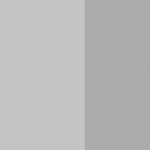
#> input picture Input Data/OTSU2class-edge_L-150x150.png, 150 x 150 px, found by its file name
$ python main.py
#> lines starting #> are read from the running program, lines starting #| are printed output that depends on the picture; after the words box and inside, x2 and y2 are one past the last pixel; in counts of white or black regions, pixels touching at a corner belong together
import cv2 as cv
import numpy as np
import os

# *****two class otsu*****
# --- for calculating the overlap between classes
# the threshold should minimize overlap
def o2_calc_variability(image, thres):
    # creating a threshold image from the image
    var_imag = np.zeros(image.shape)
    var_imag[image>thres] = 1

    # dividing the image into two classes
    pixels_above = image[var_imag == 1]
    pixels_below = image[var_imag == 0]

    # number of pixels for probability calculation
    num_total = image.size
    num_above = np.count_nonzero(var_imag == 1)

    # probability of pixel being in a class = number of pixels in class / total number of pixels
    p_above = num_above / num_total
    p_below = 1 - p_above

    # variance calculated with np.var()
    # if there are no pixels above or below the threshold, set the variance to 0 instead
    var_above = np.var(pixels_above) if len(pixels_above) > 0 else 0
    var_below = np.var(pixels_below) if len(pixels_below) > 0 else 0

    # returning the overlap between classes
    overlap = var_above*p_above + var_below*p_below
    return overlap

# ---for finding the best threshold
def o2_threshold_finding(image):
    # the range is 0 to the greatest value in the image
    t_range = range(np.max(image))
    criterias = []

    for value in t_range:
        criterias.append(o2_calc_variability(image, value))

    best_threshold = t_range[np.argmin(criterias)]

    return best_threshold

# ---main otsu with two classes method
def o2(image):
    gray_image = cv.cvtColor(image, cv.COLOR_BGR2GRAY)
    best_threshold = o2_threshold_finding(gray_image)

    # create the threshold image
    var_imag = np.zeros(gray_image.shape)
    var_imag[gray_image>best_threshold] = 1

    return var_imag


# *****multi class otsu*****
# for three classes
# ---calculate the variance for one threshold
# three classes, three things summed
def omulti_calc_variance(image, thres1, thres2):
    # thres1 is the smaller threshold
    if thres1 > thres2:
        return -1

    # thresholding image
    var_imag = np.zeros(image.shape)
    var_imag[image>thres1] = 1
    var_imag[image>thres2] = 2

    # dividing image into three classes
    pixels_1 = image[var_imag == 0]
    pixels_2 = image[var_imag == 1]
    pixels_3 = image[var_imag == 2]

    # pixel counts
    num_total = image.size
    num_class2 = np.count_nonzero(var_imag == 1)
    num_class3 = np.count_nonzero(var_imag == 2)
    num_class1 = num_total - num_class2 - num_class3

    # calculating probabilities
    p_1 = num_class1 / num_total
    p_2 = num_class2 / num_total
    p_3 = num_class3 / num_total

    # variability for the classes
    v_1 = np.var(pixels_1) if len(pixels_1) > 0 else 0
    v_2 = np.var(pixels_2) if len(pixels_2) > 0 else 0
    v_3 = np.var(pixels_3) if len(pixels_3) > 0 else 0
    v_img = np.var(image) if len(image) > 0 else 0

    # between class variance (sum of probability(vari - varimg)^2 for all classes k)
    variance = p_1*(v_1 - v_img)*(v_1 - v_img)  + p_2*(v_2 - v_img)*(v_2 - v_img) + p_3*(v_3 - v_img)*(v_3 - v_img)

    return variance


def omulti_threshold_finding(image):
    t_limit = range(np.max(image))
    maxVar = 0
    op_thres1 = 0
    op_thres2 = 0

    # for every combination of thresholds
    for t in t_limit:
        for t2 in t_limit:
            curVar = omulti_calc_variance(image, t, t2)
            if curVar > maxVar:
                maxVar = curVar
                op_thres1 = t
                op_thres2 = t2

    return op_thres1, op_thres2


def omulti(image):
    gray_image = cv.cvtColor(image, cv.COLOR_BGR2GRAY)
    thres1, thres2 = omulti_threshold_finding(gray_image)

    # thresholding image
    var_imag = np.zeros(image.shape)
    var_imag[image>thres1] = 1
    var_imag[image>thres2] = 2

    return var_imag

# *****mean shift*****
def mean_shift(image):
    # mean shift with OpenCV's default method
    mean_sh = cv.pyrMeanShiftFiltering(image, 6, 6, maxLevel=1)
    # Convert to HSV to make the segments more noticable
    mean_sh_col = cv.cvtColor(mean_sh, cv.COLOR_BGR2HSV)

    # # saving the image
    # if not os.path.isfile("Output Data\mean_shit.png"):
    #     cv.imwrite(filename="Output Data\mean_shit.png", img=mean_sh_col)

    return mean_sh_col


def main():
    # reading images
    two_otsu = cv.imread("Input Data\OTSU2class-edge_L-150x150.png")
#> two_otsu is the input picture: shape (150, 150, 3); min 171, max 196, mean 185.4
    multi_otsu = cv.imread("Input Data\OTSU Multiple Class-S01-150x150.png")
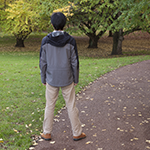
#> input picture Input Data/OTSU Multiple Class-S01-150x150.png, 150 x 150 px, found by its file name
#> multi_otsu is the input picture: shape (150, 150, 3); mean B, G, R 86, 113.1, 116.7
    mean_shit = cv.imread("Input Data\meanshit S00-150x150.png")
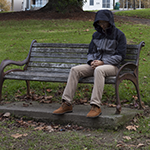
#> input picture Input Data/meanshit S00-150x150.png, 150 x 150 px, found by its file name
#> mean_shit is the input picture: shape (150, 150, 3); mean B, G, R 66.9, 81.4, 82.1

    # performing the segmentation on the appropriate image
    new_mean = mean_shift(mean_shit)
#> in mean_shift, `mean_sh_col = cv.cvtColor(mean_sh, cv.COLOR_BGR2HSV)`: mean_sh_col: shape (150, 150, 3); mean H, S, V 46.6, 69.2, 87.5
    new_two_otsu = o2(two_otsu)
#> after the loop in o2_threshold_finding, `for value in t_range:`: criterias = 196 values, max 144.2 at index 0, min 0.548 at index 172, mean 126.6
#> in o2_threshold_finding, `best_threshold = t_range[np.argmin(criterias)]`: best_threshold = 172
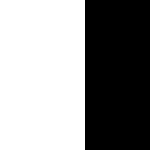
#> new_two_otsu: shape (150, 150) float64; values 0 (black) and 1 (white), 56.7% white; 1 black region, box (x1, y1, x2, y2) and area: (85, 0, 150, 150) 9750
    new_two_otsu_detailed = o2(multi_otsu)
#> in o2 (call 2), `gray_image = cv.cvtColor(image, cv.COLOR_BGR2GRAY)`:
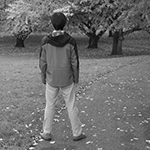
#> gray_image: shape (150, 150); min 0, max 255, mean 111
#> the loop in o2_threshold_finding (call 2), `for value in t_range:` made 255 passes
#> (var_above in o2_calc_variability, var_below in o2_calc_variability, overlap in o2_calc_variability) on passes 7 to 9: (1225.2, 4.87, 1224.2), (1224, 5.94, 1222.8), (1222.7, 7.2, 1221.3)
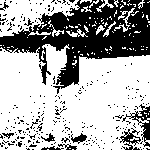
#> new_two_otsu_detailed: shape (150, 150) float64; values 0 (black) and 1 (white), 66.2% white; 280 black regions (268 under 20 px), largest, box (x1, y1, x2, y2) and area: (0, 0, 150, 94) 6034, (122, 104, 150, 147) 319, (120, 128, 141, 150) 194
    new_multi_otsu = omulti(multi_otsu)
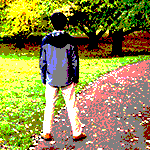
#> new_multi_otsu: shape (150, 150, 3) float64; mean B, G, R 0.579, 1.08, 1.14; drawn with min black and max white

    # image display
    print("*****Image Options:*****\n 1.) Otsu with two classes\n 2.) Otsu with multiple classes")
    print("3.) Mean Shift method")

    choice = input("Enter the number associated with the image you wish to display: ")
#> the answer given: Input Data/OTSU2class-edge_L-150x150.png

    if choice == "1":
        cv.namedWindow('Otsu with 2 Classes', cv.WINDOW_AUTOSIZE)
        cv.imshow('Otsu with 2 Classes', new_two_otsu)
        cv.namedWindow('Otsu with 2 Classes Detailed', cv.WINDOW_AUTOSIZE)
        cv.imshow('Otsu with 2 Classes Detailed', new_two_otsu_detailed)
    elif choice == "2":
        cv.namedWindow('Otsu with 3 Classes', cv.WINDOW_AUTOSIZE)
        cv.imshow('Otsu with 3 Classes', new_multi_otsu)
    elif choice == "3":
        cv.namedWindow('Mean Shift', cv.WINDOW_AUTOSIZE)
        cv.imshow('Mean Shift', new_mean)
    else:
        print("Invalid selection. Select a number between 1 and 3 to display an image.")

    cv.waitKey(0)
    cv.destroyAllWindows()


if __name__ == "__main__":
    main()
